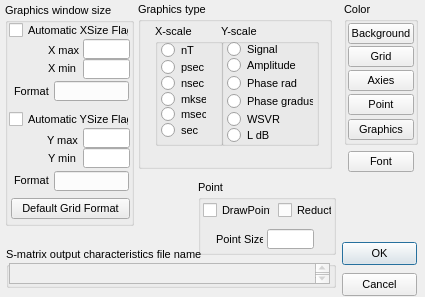
<?xml version="1.0" encoding="UTF-8"?>
<!-- Файл создан tools/rc2ui.py из ресурсов Windows-версии. Не править вручную. -->
<ui version="4.0">
 <class>IDD_DIALOG1</class>
 <widget class="QDialog" name="IDD_DIALOG1">
  <property name="geometry">
   <rect>
    <x>0</x>
    <y>0</y>
    <width>425</width>
    <height>297</height>
   </rect>
  </property>
  <property name="minimumSize">
   <size>
    <width>425</width>
    <height>297</height>
   </size>
  </property>
  <property name="maximumSize">
   <size>
    <width>425</width>
    <height>297</height>
   </size>
  </property>
  <property name="windowTitle">
   <string notr="true">Viewport</string>
  </property>
  <property name="font">
   <font>
    <pointsize>8</pointsize>
   </font>
  </property>
   <widget class="QCheckBox" name="IDC_GRPAR_POINTFLAG2">
    <property name="geometry">
     <rect>
      <x>278</x>
      <y>200</y>
      <width>54</width>
      <height>20</height>
     </rect>
    </property>
    <property name="text">
     <string notr="true">Reduct</string>
    </property>
   </widget>
   <widget class="QPushButton" name="IDOK7">
    <property name="geometry">
     <rect>
      <x>348</x>
      <y>119</y>
      <width>66</width>
      <height>21</height>
     </rect>
    </property>
    <property name="text">
     <string notr="true">Graphics</string>
    </property>
   </widget>
   <widget class="QGroupBox" name="IDC_STATIC_14">
    <property name="geometry">
     <rect>
      <x>198</x>
      <y>180</y>
      <width>138</width>
      <height>75</height>
     </rect>
    </property>
    <property name="title">
     <string notr="true">Point</string>
    </property>
   </widget>
   <widget class="QLabel" name="IDC_STATIC_13">
    <property name="geometry">
     <rect>
      <x>216</x>
      <y>231</y>
      <width>47</width>
      <height>16</height>
     </rect>
    </property>
    <property name="alignment">
     <set>Qt::AlignLeft|Qt::AlignVCenter</set>
    </property>
    <property name="text">
     <string notr="true">Point Size</string>
    </property>
   </widget>
   <widget class="QLineEdit" name="IDC_GRPAR_POINTSIZE">
    <property name="geometry">
     <rect>
      <x>267</x>
      <y>229</y>
      <width>47</width>
      <height>20</height>
     </rect>
    </property>
   </widget>
   <widget class="QPushButton" name="ID_FORMATDEFAULTBUTTON">
    <property name="geometry">
     <rect>
      <x>11</x>
      <y>198</y>
      <width>119</width>
      <height>21</height>
     </rect>
    </property>
    <property name="text">
     <string notr="true">Default Grid Format</string>
    </property>
   </widget>
   <widget class="QLabel" name="IDC_STATIC_12">
    <property name="geometry">
     <rect>
      <x>14</x>
      <y>172</y>
      <width>41</width>
      <height>16</height>
     </rect>
    </property>
    <property name="alignment">
     <set>Qt::AlignLeft|Qt::AlignVCenter</set>
    </property>
    <property name="text">
     <string notr="true">Format</string>
    </property>
   </widget>
   <widget class="QLineEdit" name="IDC_GRPAR_YFORMAT">
    <property name="geometry">
     <rect>
      <x>54</x>
      <y>171</y>
      <width>75</width>
      <height>20</height>
     </rect>
    </property>
   </widget>
   <widget class="QLabel" name="IDC_STATIC_11">
    <property name="geometry">
     <rect>
      <x>14</x>
      <y>83</y>
      <width>41</width>
      <height>16</height>
     </rect>
    </property>
    <property name="alignment">
     <set>Qt::AlignLeft|Qt::AlignVCenter</set>
    </property>
    <property name="text">
     <string notr="true">Format</string>
    </property>
   </widget>
   <widget class="QLineEdit" name="IDC_GRPAR_XFORMAT">
    <property name="geometry">
     <rect>
      <x>54</x>
      <y>81</y>
      <width>75</width>
      <height>20</height>
     </rect>
    </property>
   </widget>
   <widget class="QGroupBox" name="IDC_STATIC_10">
    <property name="geometry">
     <rect>
      <x>344</x>
      <y>2</y>
      <width>74</width>
      <height>143</height>
     </rect>
    </property>
    <property name="title">
     <string notr="true">Color</string>
    </property>
   </widget>
   <widget class="QGroupBox" name="IDC_STATIC_9">
    <property name="geometry">
     <rect>
      <x>221</x>
      <y>24</y>
      <width>98</width>
      <height>122</height>
     </rect>
    </property>
    <property name="title">
     <string notr="true">Y-scale</string>
    </property>
   </widget>
   <widget class="QGroupBox" name="IDC_STATIC_8">
    <property name="geometry">
     <rect>
      <x>155</x>
      <y>24</y>
      <width>68</width>
      <height>122</height>
     </rect>
    </property>
    <property name="title">
     <string notr="true">X-scale</string>
    </property>
   </widget>
   <widget class="QGroupBox" name="IDC_STATIC_7">
    <property name="geometry">
     <rect>
      <x>138</x>
      <y>2</y>
      <width>194</width>
      <height>167</height>
     </rect>
    </property>
    <property name="title">
     <string notr="true">Graphics type</string>
    </property>
   </widget>
   <widget class="QLabel" name="IDC_STATIC_6">
    <property name="geometry">
     <rect>
      <x>48</x>
      <y>150</y>
      <width>33</width>
      <height>16</height>
     </rect>
    </property>
    <property name="alignment">
     <set>Qt::AlignLeft|Qt::AlignVCenter</set>
    </property>
    <property name="text">
     <string notr="true">Y min</string>
    </property>
   </widget>
   <widget class="QLabel" name="IDC_STATIC_5">
    <property name="geometry">
     <rect>
      <x>47</x>
      <y>132</y>
      <width>33</width>
      <height>16</height>
     </rect>
    </property>
    <property name="alignment">
     <set>Qt::AlignLeft|Qt::AlignVCenter</set>
    </property>
    <property name="text">
     <string notr="true">Y max</string>
    </property>
   </widget>
   <widget class="QLabel" name="IDC_STATIC_4">
    <property name="geometry">
     <rect>
      <x>48</x>
      <y>60</y>
      <width>33</width>
      <height>16</height>
     </rect>
    </property>
    <property name="alignment">
     <set>Qt::AlignLeft|Qt::AlignVCenter</set>
    </property>
    <property name="text">
     <string notr="true">X min</string>
    </property>
   </widget>
   <widget class="QLabel" name="IDC_STATIC_3">
    <property name="geometry">
     <rect>
      <x>48</x>
      <y>42</y>
      <width>33</width>
      <height>16</height>
     </rect>
    </property>
    <property name="alignment">
     <set>Qt::AlignLeft|Qt::AlignVCenter</set>
    </property>
    <property name="text">
     <string notr="true">X max</string>
    </property>
   </widget>
   <widget class="QGroupBox" name="IDC_STATIC_2">
    <property name="geometry">
     <rect>
      <x>5</x>
      <y>3</y>
      <width>129</width>
      <height>223</height>
     </rect>
    </property>
    <property name="title">
     <string notr="true">Graphics window size</string>
    </property>
   </widget>
   <widget class="QGroupBox" name="IDC_STATIC">
    <property name="geometry">
     <rect>
      <x>6</x>
      <y>247</y>
      <width>330</width>
      <height>41</height>
     </rect>
    </property>
    <property name="title">
     <string notr="true">S-matrix output characteristics file name</string>
    </property>
   </widget>
   <widget class="QPlainTextEdit" name="IDC_GRPAR_DATFILENAME">
    <property name="geometry">
     <rect>
      <x>9</x>
      <y>263</y>
      <width>321</width>
      <height>21</height>
     </rect>
    </property>
    <property name="enabled">
     <bool>false</bool>
    </property>
    <property name="lineWrapMode">
     <enum>QPlainTextEdit::NoWrap</enum>
    </property>
   </widget>
   <widget class="QPushButton" name="IDCANCEL">
    <property name="geometry">
     <rect>
      <x>342</x>
      <y>273</y>
      <width>75</width>
      <height>23</height>
     </rect>
    </property>
    <property name="text">
     <string notr="true">Cancel</string>
    </property>
   </widget>
   <widget class="QPushButton" name="IDOK">
    <property name="geometry">
     <rect>
      <x>342</x>
      <y>242</y>
      <width>75</width>
      <height>23</height>
     </rect>
    </property>
    <property name="default">
     <bool>true</bool>
    </property>
    <property name="text">
     <string notr="true">OK</string>
    </property>
   </widget>
   <widget class="QPushButton" name="IDOK2">
    <property name="geometry">
     <rect>
      <x>348</x>
      <y>151</y>
      <width>66</width>
      <height>21</height>
     </rect>
    </property>
    <property name="text">
     <string notr="true">Font</string>
    </property>
   </widget>
   <widget class="QPushButton" name="IDOK3">
    <property name="geometry">
     <rect>
      <x>348</x>
      <y>94</y>
      <width>66</width>
      <height>21</height>
     </rect>
    </property>
    <property name="text">
     <string notr="true">Point</string>
    </property>
   </widget>
   <widget class="QPushButton" name="IDOK5">
    <property name="geometry">
     <rect>
      <x>348</x>
      <y>70</y>
      <width>66</width>
      <height>21</height>
     </rect>
    </property>
    <property name="text">
     <string notr="true">Axies</string>
    </property>
   </widget>
   <widget class="QPushButton" name="IDOK4">
    <property name="geometry">
     <rect>
      <x>348</x>
      <y>46</y>
      <width>66</width>
      <height>21</height>
     </rect>
    </property>
    <property name="text">
     <string notr="true">Grid</string>
    </property>
   </widget>
   <widget class="QPushButton" name="IDOK6">
    <property name="geometry">
     <rect>
      <x>348</x>
      <y>23</y>
      <width>66</width>
      <height>21</height>
     </rect>
    </property>
    <property name="text">
     <string notr="true">Background</string>
    </property>
   </widget>
   <widget class="QRadioButton" name="IDC_GREDIT_SFILENAME6">
    <property name="geometry">
     <rect>
      <x>227</x>
      <y>127</y>
      <width>66</width>
      <height>16</height>
     </rect>
    </property>
    <property name="text">
     <string notr="true">L dB</string>
    </property>
   <attribute name="buttonGroup">
    <string>buttonGroup_2</string>
   </attribute>
   </widget>
   <widget class="QRadioButton" name="IDC_GREDIT_SFILENAME4">
    <property name="geometry">
     <rect>
      <x>227</x>
      <y>111</y>
      <width>66</width>
      <height>16</height>
     </rect>
    </property>
    <property name="text">
     <string notr="true">WSVR</string>
    </property>
   <attribute name="buttonGroup">
    <string>buttonGroup_2</string>
   </attribute>
   </widget>
   <widget class="QRadioButton" name="IDC_GREDIT_SFILENAME3">
    <property name="geometry">
     <rect>
      <x>227</x>
      <y>93</y>
      <width>86</width>
      <height>16</height>
     </rect>
    </property>
    <property name="text">
     <string notr="true">Phase gradus</string>
    </property>
   <attribute name="buttonGroup">
    <string>buttonGroup_2</string>
   </attribute>
   </widget>
   <widget class="QRadioButton" name="IDC_GREDIT_SFILENAME5">
    <property name="geometry">
     <rect>
      <x>227</x>
      <y>75</y>
      <width>83</width>
      <height>16</height>
     </rect>
    </property>
    <property name="text">
     <string notr="true">Phase rad</string>
    </property>
   <attribute name="buttonGroup">
    <string>buttonGroup_2</string>
   </attribute>
   </widget>
   <widget class="QRadioButton" name="IDC_GREDIT_SFILENAME2">
    <property name="geometry">
     <rect>
      <x>227</x>
      <y>57</y>
      <width>72</width>
      <height>16</height>
     </rect>
    </property>
    <property name="text">
     <string notr="true">Amplitude </string>
    </property>
   <attribute name="buttonGroup">
    <string>buttonGroup_2</string>
   </attribute>
   </widget>
   <widget class="QRadioButton" name="IDC_GRPAR_YSKSV1">
    <property name="geometry">
     <rect>
      <x>227</x>
      <y>41</y>
      <width>53</width>
      <height>16</height>
     </rect>
    </property>
    <property name="text">
     <string notr="true">Signal</string>
    </property>
   <attribute name="buttonGroup">
    <string>buttonGroup_2</string>
   </attribute>
   </widget>
   <widget class="QCheckBox" name="IDC_GRPAR_POINTFLAG">
    <property name="geometry">
     <rect>
      <x>203</x>
      <y>200</y>
      <width>68</width>
      <height>20</height>
     </rect>
    </property>
    <property name="text">
     <string notr="true">DrawPoint </string>
    </property>
   </widget>
   <widget class="QRadioButton" name="IDC_GRPAR_XINHZ3">
    <property name="geometry">
     <rect>
      <x>161</x>
      <y>122</y>
      <width>45</width>
      <height>16</height>
     </rect>
    </property>
    <property name="text">
     <string notr="true">sec</string>
    </property>
   <attribute name="buttonGroup">
    <string>buttonGroup_1</string>
   </attribute>
   </widget>
   <widget class="QRadioButton" name="IDC_GRPAR_XINHZ2">
    <property name="geometry">
     <rect>
      <x>161</x>
      <y>106</y>
      <width>45</width>
      <height>16</height>
     </rect>
    </property>
    <property name="text">
     <string notr="true">msec</string>
    </property>
   <attribute name="buttonGroup">
    <string>buttonGroup_1</string>
   </attribute>
   </widget>
   <widget class="QRadioButton" name="IDC_GRPAR_XINHZ">
    <property name="geometry">
     <rect>
      <x>161</x>
      <y>91</y>
      <width>45</width>
      <height>16</height>
     </rect>
    </property>
    <property name="text">
     <string notr="true">mksec</string>
    </property>
   <attribute name="buttonGroup">
    <string>buttonGroup_1</string>
   </attribute>
   </widget>
   <widget class="QRadioButton" name="IDC_GRPAR_XINKHZ">
    <property name="geometry">
     <rect>
      <x>161</x>
      <y>75</y>
      <width>45</width>
      <height>16</height>
     </rect>
    </property>
    <property name="text">
     <string notr="true">nsec</string>
    </property>
   <attribute name="buttonGroup">
    <string>buttonGroup_1</string>
   </attribute>
   </widget>
   <widget class="QRadioButton" name="IDC_GRPAR_XINMHZ">
    <property name="geometry">
     <rect>
      <x>161</x>
      <y>59</y>
      <width>47</width>
      <height>16</height>
     </rect>
    </property>
    <property name="text">
     <string notr="true">psec</string>
    </property>
   <attribute name="buttonGroup">
    <string>buttonGroup_1</string>
   </attribute>
   </widget>
   <widget class="QRadioButton" name="IDC_GRPAR_XINGHZ">
    <property name="geometry">
     <rect>
      <x>161</x>
      <y>42</y>
      <width>45</width>
      <height>16</height>
     </rect>
    </property>
    <property name="text">
     <string notr="true">nT</string>
    </property>
   <attribute name="buttonGroup">
    <string>buttonGroup_1</string>
   </attribute>
   </widget>
   <widget class="QLineEdit" name="IDC_GRPAR_YMIN">
    <property name="geometry">
     <rect>
      <x>83</x>
      <y>148</y>
      <width>47</width>
      <height>20</height>
     </rect>
    </property>
   </widget>
   <widget class="QLineEdit" name="IDC_GRPAR_YMAX">
    <property name="geometry">
     <rect>
      <x>83</x>
      <y>128</y>
      <width>47</width>
      <height>20</height>
     </rect>
    </property>
   </widget>
   <widget class="QCheckBox" name="IDC_GRPAR_AYSFLAG">
    <property name="geometry">
     <rect>
      <x>9</x>
      <y>109</y>
      <width>120</width>
      <height>21</height>
     </rect>
    </property>
    <property name="text">
     <string notr="true">Automatic YSize Flag </string>
    </property>
   </widget>
   <widget class="QLineEdit" name="IDC_GRPAR_XMIN">
    <property name="geometry">
     <rect>
      <x>83</x>
      <y>59</y>
      <width>47</width>
      <height>20</height>
     </rect>
    </property>
   </widget>
   <widget class="QLineEdit" name="IDC_GRPAR_XMAX">
    <property name="geometry">
     <rect>
      <x>83</x>
      <y>39</y>
      <width>47</width>
      <height>20</height>
     </rect>
    </property>
   </widget>
   <widget class="QCheckBox" name="IDC_GRPAR_AXSFLAG">
    <property name="geometry">
     <rect>
      <x>9</x>
      <y>20</y>
      <width>120</width>
      <height>21</height>
     </rect>
    </property>
    <property name="text">
     <string notr="true">Automatic XSize Flag </string>
    </property>
   </widget>
 </widget>
 <resources/>
 <connections/>
 <tabstops>
  <tabstop>IDC_GRPAR_AXSFLAG</tabstop>
  <tabstop>IDC_GRPAR_XMAX</tabstop>
  <tabstop>IDC_GRPAR_XMIN</tabstop>
  <tabstop>IDC_GRPAR_AYSFLAG</tabstop>
  <tabstop>IDC_GRPAR_YMAX</tabstop>
  <tabstop>IDC_GRPAR_YMIN</tabstop>
  <tabstop>IDC_GRPAR_XINGHZ</tabstop>
  <tabstop>IDC_GRPAR_XINMHZ</tabstop>
  <tabstop>IDC_GRPAR_XINKHZ</tabstop>
  <tabstop>IDC_GRPAR_XINHZ</tabstop>
  <tabstop>IDC_GRPAR_XINHZ2</tabstop>
  <tabstop>IDC_GRPAR_XINHZ3</tabstop>
  <tabstop>IDC_GRPAR_POINTFLAG</tabstop>
  <tabstop>IDC_GRPAR_YSKSV1</tabstop>
  <tabstop>IDC_GREDIT_SFILENAME2</tabstop>
  <tabstop>IDC_GREDIT_SFILENAME5</tabstop>
  <tabstop>IDC_GREDIT_SFILENAME3</tabstop>
  <tabstop>IDC_GREDIT_SFILENAME4</tabstop>
  <tabstop>IDC_GREDIT_SFILENAME6</tabstop>
  <tabstop>IDOK6</tabstop>
  <tabstop>IDOK4</tabstop>
  <tabstop>IDOK5</tabstop>
  <tabstop>IDOK3</tabstop>
  <tabstop>IDOK2</tabstop>
  <tabstop>IDOK</tabstop>
  <tabstop>IDCANCEL</tabstop>
  <tabstop>IDC_GRPAR_DATFILENAME</tabstop>
  <tabstop>IDC_GRPAR_XFORMAT</tabstop>
  <tabstop>IDC_GRPAR_YFORMAT</tabstop>
  <tabstop>ID_FORMATDEFAULTBUTTON</tabstop>
  <tabstop>IDC_GRPAR_POINTSIZE</tabstop>
  <tabstop>IDOK7</tabstop>
  <tabstop>IDC_GRPAR_POINTFLAG2</tabstop>
 </tabstops>
 <buttongroups>
  <buttongroup name="buttonGroup_1"/>
  <buttongroup name="buttonGroup_2"/>
 </buttongroups>
</ui>
